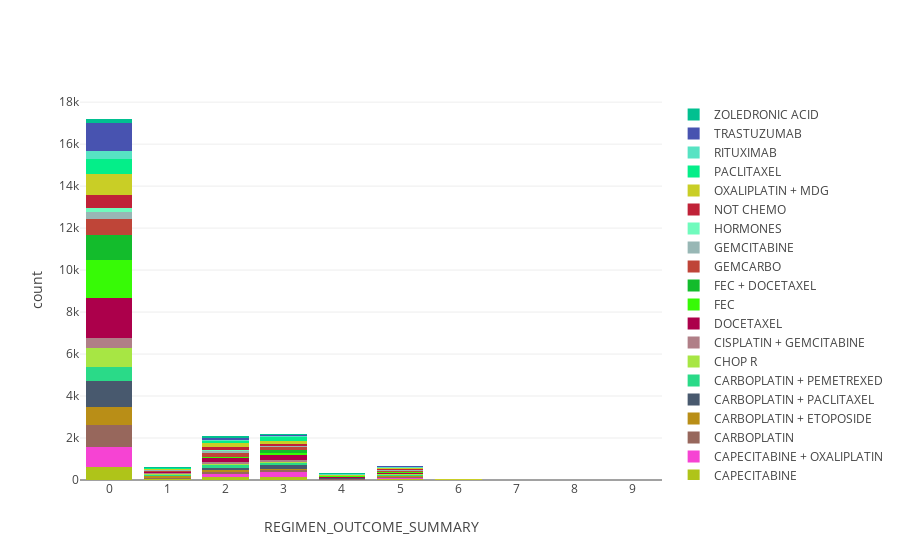

Notebook code for this chart:
### Code cell
#only include top 20 bench
top20bench = outcome_regimen['BENCHMARK_GROUP'].value_counts()[:20].keys()

top_outcome_regimen = outcome_regimen.loc[outcome_regimen['BENCHMARK_GROUP'].isin(top20bench)]

Stackedbarplot(top_outcome_regimen,'BENCHMARK_GROUP', 'REGIMEN_OUTCOME_SUMMARY', tickmode='linear')

### Figure 1 — Plotly figure (JSON) as saved in the notebook; plotly's stock layout.template omitted (floating-point values rounded to 4 significant figures)
{"data": [{"marker": {"color": "rgb(175, 196, 25)"}, "name": "CAPECITABINE", "type": "bar", "uid": "0f291830-fcc2-4636-a4a7-f1a1b1601667", "x": ["0", "1", "2", "3", "4", "5", "6", "7", "9", "A", "N"], "y": [641, 35, 163, 125, 11, 36, 2, 6, null, null, 20]}, {"marker": {"color": "rgb(246, 67, 211)"}, "name": "CAPECITABINE + OXALIPLATIN", "type": "bar", "uid": "67866376-0486-496c-8ded-fbdd8f8b0abb", "x": ["0", "1", "2", "3", "4", "5", "6", "7", "9", "A", "N"], "y": [916, 35, 107, 251, 13, 63, 2, 1, null, null, 6]}, {"marker": {"color": "rgb(151, 103, 92)"}, "name": "CARBOPLATIN", "type": "bar", "uid": "38111a63-cb8d-48e7-a8cf-869ee0bc8d0b", "x": ["0", "1", "2", "3", "4", "5", "6", "7", "9", "A", "N"], "y": [1081, 41, 97, 87, 20, 41, 4, 1, null, 1, 9]}, {"marker": {"color": "rgb(185, 142, 23)"}, "name": "CARBOPLATIN + ETOPOSIDE", "type": "bar", "uid": "15e5cf30-1dba-46d9-b37c-1f22b72244a5", "x": ["0", "1", "2", "3", "4", "5", "6", "7", "9", "A", "N"], "y": [821, 68, 113, 75, 10, 34, null, 1, null, null, 10]}, {"marker": {"color": "rgb(72, 89, 110)"}, "name": "CARBOPLATIN + PACLITAXEL", "type": "bar", "uid": "a0d3243d-af4c-4c10-ae93-fd102b74a0b3", "x": ["0", "1", "2", "3", "4", "5", "6", "7", "9", "A", "N"], "y": [1276, 28, 103, 160, 27, 36, 1, null, null, null, 18]}, {"marker": {"color": "rgb(42, 218, 136)"}, "name": "CARBOPLATIN + PEMETREXED", "type": "bar", "uid": "5f7e566d-c829-4953-8311-f8aff7ac72a3", "x": ["0", "1", "2", "3", "4", "5", "6", "7", "9", "A", "N"], "y": [637, 41, 122, 102, 15, 43, null, 4, null, null, 7]}, {"marker": {"color": "rgb(167, 230, 68)"}, "name": "CHOP R", "type": "bar", "uid": "948c9d8e-a86f-4e4e-a700-cdea69a1f514", "x": ["0", "1", "2", "3", "4", "5", "6", "7", "9", "A", "N"], "y": [929, 56, 58, 61, 14, 30, null, 1, null, null, 7]}, {"marker": {"color": "rgb(176, 127, 135)"}, "name": "CISPLATIN + GEMCITABINE", "type": "bar", "uid": "aadca61b-035a-4379-90f0-55ee6965b7cf", "x": ["0", "1", "2", "3", "4", "5", "6", "7", "9", "A", "N"], "y": [447, 34, 98, 108, 9, 16, 2, null, null, null, 6]}, {"marker": {"color": "rgb(172, 0, 75)"}, "name": "DOCETAXEL", "type": "bar", "uid": "98227117-2bd7-46ca-946d-7e992c91c58b", "x": ["0", "1", "2", "3", "4", "5", "6", "7", "9", "A", "N"], "y": [1916, 32, 198, 217, 26, 32, null, 3, null, null, 8]}, {"marker": {"color": "rgb(55, 250, 6)"}, "name": "FEC", "type": "bar", "uid": "4f7be40a-9886-43ab-bd8e-8ab53abc9a20", "x": ["0", "1", "2", "3", "4", "5", "6", "7", "9", "A", "N"], "y": [1805, 3, 41, 105, 26, 31, 4, null, null, null, 13]}, {"marker": {"color": "rgb(19, 188, 44)"}, "name": "FEC + DOCETAXEL", "type": "bar", "uid": "2144270a-1305-49ec-890b-841a4ea3f4ad", "x": ["0", "1", "2", "3", "4", "5", "6", "7", "9", "A", "N"], "y": [1215, 5, 6, 137, 2, 17, 3, null, null, null, 18]}, {"marker": {"color": "rgb(191, 69, 56)"}, "name": "GEMCARBO", "type": "bar", "uid": "efab2671-97c5-491f-86eb-0106158c4ee3", "x": ["0", "1", "2", "3", "4", "5", "6", "7", "9", "A", "N"], "y": [755, 51, 174, 135, 11, 55, 1, 4, null, null, 5]}, {"marker": {"color": "rgb(152, 183, 181)"}, "name": "GEMCITABINE", "type": "bar", "uid": "0ad165d0-5bd9-4dcb-a05f-c005f6090681", "x": ["0", "1", "2", "3", "4", "5", "6", "7", "9", "A", "N"], "y": [336, 33, 117, 58, 13, 41, 1, null, null, null, 9]}, {"marker": {"color": "rgb(112, 251, 189)"}, "name": "HORMONES", "type": "bar", "uid": "621de865-74a1-48f6-8d51-a816667b4178", "x": ["0", "1", "2", "3", "4", "5", "6", "7", "9", "A", "N"], "y": [175, 8, 31, 8, 3, 7, null, 1, null, null, 1]}, {"marker": {"color": "rgb(192, 34, 56)"}, "name": "NOT CHEMO", "type": "bar", "uid": "9c553645-b30c-47f3-858b-680a86ca447e", "x": ["0", "1", "2", "3", "4", "5", "6", "7", "9", "A", "N"], "y": [639, 19, 158, 68, 14, 30, 3, null, null, null, 6]}, {"marker": {"color": "rgb(201, 206, 38)"}, "name": "OXALIPLATIN + MDG", "type": "bar", "uid": "296e9a99-90ff-4e15-bc6c-ede0726a3fd2", "x": ["0", "1", "2", "3", "4", "5", "6", "7", "9", "A", "N"], "y": [1002, 29, 157, 169, 15, 45, 6, null, null, null, 15]}, {"marker": {"color": "rgb(4, 238, 137)"}, "name": "PACLITAXEL", "type": "bar", "uid": "cde9dae1-6997-45ed-91f8-28ba719a4256", "x": ["0", "1", "2", "3", "4", "5", "6", "7", "9", "A", "N"], "y": [677, 41, 135, 172, 20, 23, 2, null, null, null, 4]}, {"marker": {"color": "rgb(87, 227, 195)"}, "name": "RITUXIMAB", "type": "bar", "uid": "a1c318cd-2727-4390-ba2a-e972b26128e0", "x": ["0", "1", "2", "3", "4", "5", "6", "7", "9", "A", "N"], "y": [427, 15, 44, 36, 22, 17, null, null, null, null, 3]}, {"marker": {"color": "rgb(72, 83, 176)"}, "name": "TRASTUZUMAB", "type": "bar", "uid": "75358b65-894e-42a1-827a-7deba01b2067", "x": ["0", "1", "2", "3", "4", "5", "6", "7", "9", "A", "N"], "y": [1325, 11, 71, 64, 36, 53, 1, null, null, null, 51]}, {"marker": {"color": "rgb(1, 192, 144)"}, "name": "ZOLEDRONIC ACID", "type": "bar", "uid": "da62eeda-b149-4b13-bfc7-4ddb6534efd0", "x": ["0", "1", "2", "3", "4", "5", "6", "7", "9", "A", "N"], "y": [177, 22, 104, 31, 19, 16, 3, null, 2, null, 6]}], "layout": {"barmode": "stack", "hovermode": "closest", "xaxis": {"tickmode": "linear", "title": {"text": "REGIMEN_OUTCOME_SUMMARY"}}, "yaxis": {"title": {"text": "count"}}}}
